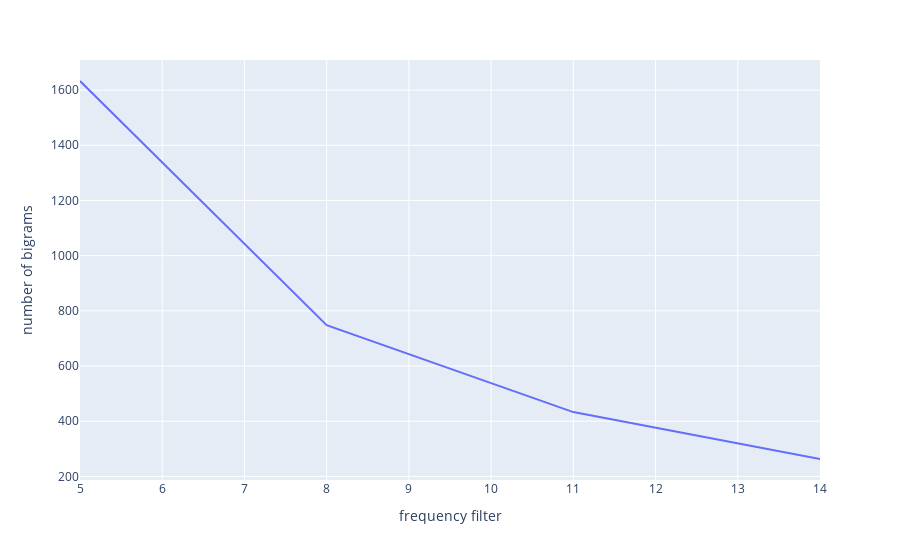

Notebook code for this chart:
### Code cell
import plotly.express as px

fig = px.line(x=test_range, y=n_bigrams)
fig.update_layout(xaxis_title="frequency filter",
                  yaxis_title="number of bigrams")
fig.show()

### Figure 1 — Plotly figure (JSON) as saved in the notebook; plotly's stock layout.template omitted (floating-point values rounded to 4 significant figures)
{"data": [{"hovertemplate": "x=%{x}<br>y=%{y}<extra></extra>", "legendgroup": "", "line": {"color": "#636efa", "dash": "solid"}, "marker": {"symbol": "circle"}, "mode": "lines", "name": "", "orientation": "v", "showlegend": false, "type": "scatter", "x": [5, 8, 11, 14], "xaxis": "x", "y": [1633, 748, 433, 263], "yaxis": "y"}], "layout": {"legend": {"tracegroupgap": 0}, "margin": {"t": 60}, "xaxis": {"anchor": "y", "domain": [0, 1], "title": {"text": "frequency filter"}}, "yaxis": {"anchor": "x", "domain": [0, 1], "title": {"text": "number of bigrams"}}}}
